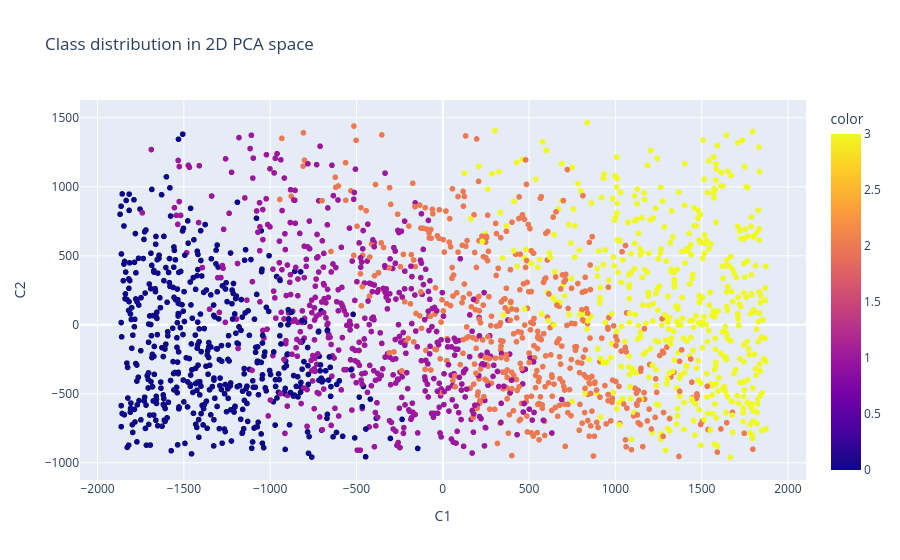

Notebook code cell kept with this figure:
### Markdown cell above
# ---> Visualizing Classes

### Code cell
pca = PCA(n_components=2)
x_pca = pca.fit_transform(X)
pca_df = pd.DataFrame(
    x_pca,
    columns = ['C1', 'C2']
)

fig = px.scatter(
    pca_df,
    x = 'C1',
    y = 'C2',
    color = y,
    title = 'Class distribution in 2D PCA space'
)
fig.show()
fig.write_image("../visualizations/classification/class_distribution_2d_pca.png")

### Figure 1 — Plotly figure (JSON) as saved in the notebook; plotly's stock layout.template omitted (floating-point values rounded to 4 significant figures; data arrays with more than 128 entries replaced by an {"elided": "..."} marker saying what was removed)
{"data": [{"hovertemplate": "C1=%{x}<br>C2=%{y}<br>color=%{marker.color}<extra></extra>", "legendgroup": "", "marker": {"color": {"elided": "2000 int values"}, "coloraxis": "coloraxis", "symbol": "circle"}, "mode": "markers", "name": "", "showlegend": false, "type": "scattergl", "x": {"elided": "2000 float values"}, "xaxis": "x", "y": {"elided": "2000 float values"}, "yaxis": "y"}], "layout": {"coloraxis": {"colorbar": {"title": {"text": "color"}}, "colorscale": [[0, "#0d0887"], [0.1111, "#46039f"], [0.2222, "#7201a8"], [0.3333, "#9c179e"], [0.4444, "#bd3786"], [0.5556, "#d8576b"], [0.6667, "#ed7953"], [0.7778, "#fb9f3a"], [0.8889, "#fdca26"], [1, "#f0f921"]]}, "legend": {"tracegroupgap": 0}, "title": {"text": "Class distribution in 2D PCA space"}, "xaxis": {"anchor": "y", "domain": [0, 1], "title": {"text": "C1"}}, "yaxis": {"anchor": "x", "domain": [0, 1], "title": {"text": "C2"}}}}
